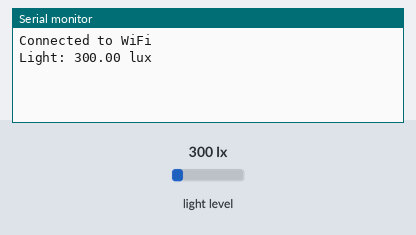
A sketch run on a simulated Arduino MKR. On the bench: the last lines printed to the serial monitor. Inputs (shaded band) come from the test bench; at power-on: light level 300 lx. WiFi joins after 1.5 s; servers stay silent unless stated; web services answer with replies made up by the test bench.

Above: at 2.7 s.
2.8 s: light level set to 500 lx
At 8.5 s:
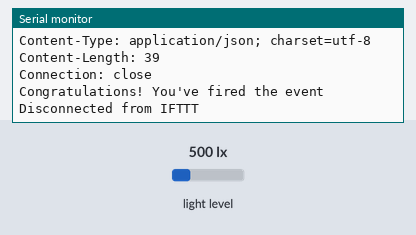
8.8 s: light level set to 40 lx
At 13.7 s:
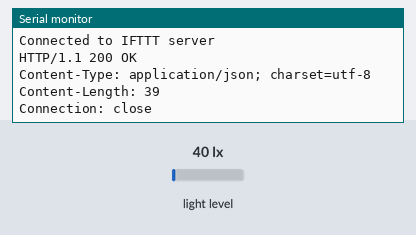
Timing chart, 0 to 15.2 s (numbered marks = the images above; inputs shaded):
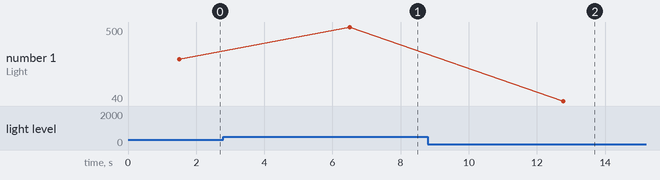

The sketch:

someone_how_to_complete_task_3.1P.ino.ino
```cpp
#include <WiFiNINA.h> // Helps the Arduino connect to WiFi.
#include <ArduinoHttpClient.h>   // Allows sending web requests (to IFTTT).
#include <Wire.h> // Needed for I2C communication (used by the BH1750 sensor).
#include <BH1750.h> //  Library to read light levels from the sensor.

BH1750 lightSensor;  // Creates a BH1750 sensor object
WiFiClient client;    // Handles WiFi connection

String event1 = " "; // Prompt your event name in here. ex; "Sunlight_detected "
String event2 = " "; // Prompt your another event name in here. ex; "Sunlight_not_detected"

const char* ssid = " "; // Prompt your connenction name(whatever the device name of WiFi or Hospot)
const char* password = " "; // Prompt your connenction's password

// IFTTT settings
const char* HOST_NAME = "maker.ifttt.com";
const int HTTPS_PORT = 80;  // HTTP (change to 443 for HTTPS with additional SSL setup)
const String IFTTT_KEY = "your key";  // Replace with your key


String queryString = "?value1=";

WiFiClient wifiClient;
HttpClient httpClient = HttpClient(wifiClient, "maker.ifttt.com", 80);


// Light threshold (adjust based on testing)
float lightThreshold = 300.0; // Adjust based on testing (in lux)
bool sunlightDetected = false; // Tracks if sunlight is currently detected

void setup() {
  Serial.begin(9600);  // Start serial communication (for debugging)
  Wire.begin(); // Initialize I2C (for BH1750 sensor)
  // Initialize the light sensor
  lightSensor.begin(BH1750::CONTINUOUS_HIGH_RES_MODE);

 // Connect to WiFi
  WiFi.begin(ssid, password);
  while (WiFi.status() != WL_CONNECTED) {
    delay(1000);
    Serial.println("Connecting to WiFi...");
  }
  Serial.println("Connected to WiFi");
}

void loop() {
  float lux = lightSensor.readLightLevel(); // Read light level in lux
  Serial.print("Light: ");
  Serial.print(lux);
  Serial.println(" lux"); // Print to Serial Monitor

// Check if sunlight is detected
  if (lux > lightThreshold && !sunlightDetected) {
    sendIFTTTNotification("event1"); // Send IFTTT alert
    sunlightDetected = true; // Update state
  } else if (lux <= lightThreshold && sunlightDetected) {
    sendIFTTTNotification("event2");
    sunlightDetected = false; // Update state
  }

  delay(5000); // Wait 5 seconds before next check

}

void sendIFTTTNotification(String eventName) {
  Serial.println("Attempting to connect to IFTTT...");

  if (client.connect(HOST_NAME, HTTPS_PORT)) {
    Serial.println("Connected to IFTTT server");

// Construct the HTTP GET request
    String path = "https://maker.ifttt.com/trigger/"+ eventName +"/with/key/"+ IFTTT_KEY;

    // Construct the request
      client.println("GET " + String(path) + queryString + " HTTP/1.1");
       client.println("Host: " + String(HOST_NAME));
      client.println("Connection: close");
      client.println();  // End of the HTTP header


    // Wait for response (5-second timeout)
    unsigned long timeout = millis();
    while (client.connected() && millis() - timeout < 5000) {
      if (client.available()) {
        String line = client.readStringUntil('\r');
        Serial.print(line); // Print IFTTT response
      }
    }

    client.stop(); // Close connection
    Serial.println("\nDisconnected from IFTTT");
  } else {
    Serial.println("Connection to IFTTT failed!");
  }
}
```

Measured:
- after the input at 2.8 s, the serial monitor: prints a new line after 3.7 s (image 1)
- after the input at 8.8 s, the serial monitor: prints a new line after 4.0 s (image 2)
- plotted number 1: 300 → 500 after the input at 2.8 s, 500 → 40 after the input at 8.8 s
